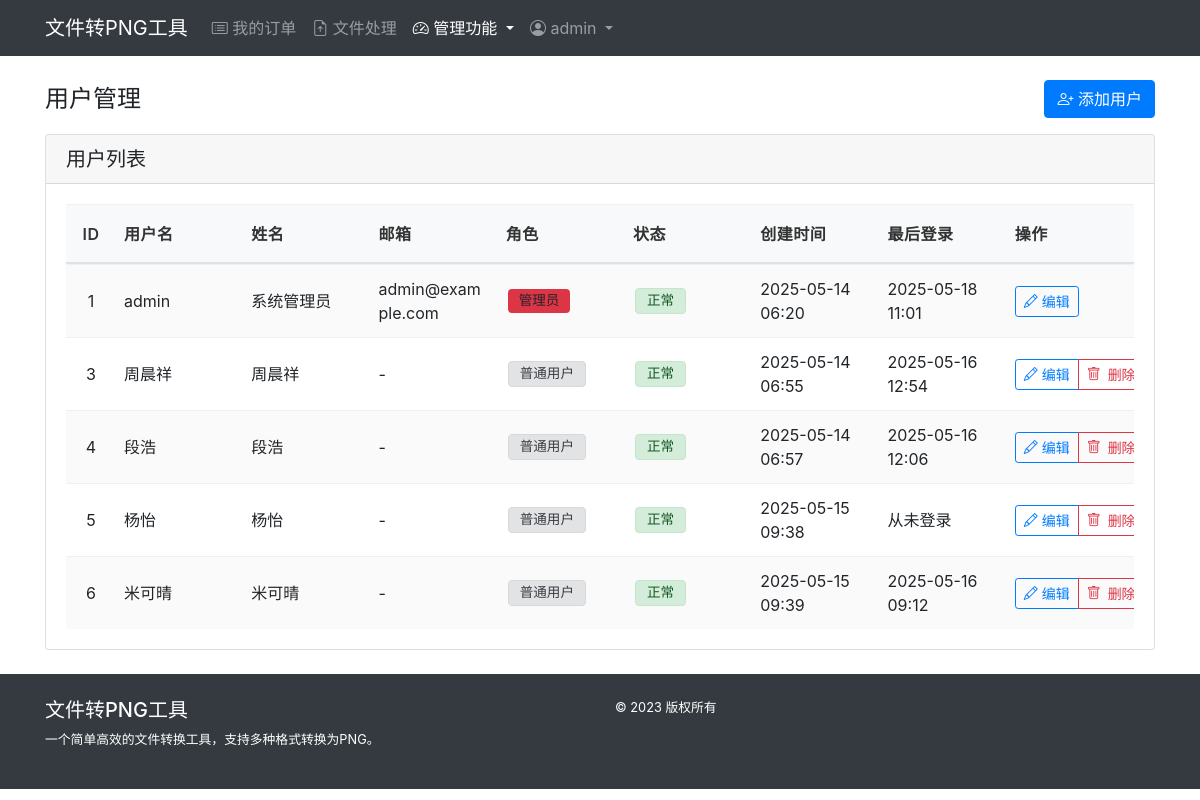
/admin/users (signed in), run on an earlier commit of the app's database.
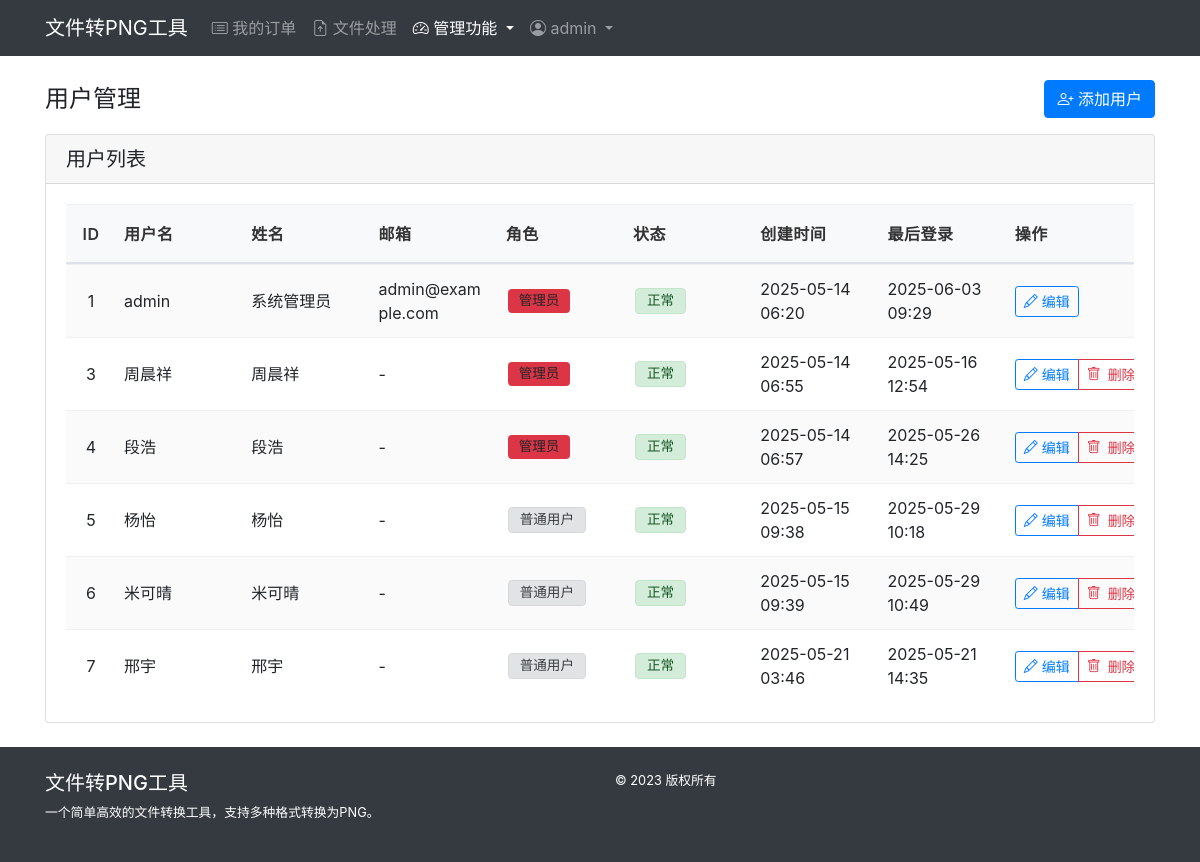
And on a later commit of the database.
### 2025-05-14-16.25/src/models/models.py (models this page shows, shortened)
class AdminUser(db.Model):
    __tablename__ = 'admin_user'  # 显式指定表名
    id = db.Column(db.Integer, primary_key=True)
    username = db.Column(db.String(50), unique=True, nullable=False)
    password_hash = db.Column(db.String(128), nullable=False)
    is_admin = db.Column(db.Boolean, default=False)  # 默认为普通用户
    email = db.Column(db.String(100), nullable=True)
    full_name = db.Column(db.String(100), nullable=True)
    created_at = db.Column(db.DateTime, default=datetime.datetime.utcnow)
    last_login = db.Column(db.DateTime, nullable=True)
    is_active = db.Column(db.Boolean, default=True)  # 账户是否激活

### 2025-05-14-16.25/src/api/admin_routes.py (the view)
@admin_bp.route('/users')
@admin_required
def users():
    return user_list()

### 2025-05-14-16.25/src/api/admin_routes.py (called while the page is built)
def admin_required(f):
    @wraps(f)
    def decorated_function(*args, **kwargs):
        if not AdminService.is_authenticated():
            flash('请先登录', 'error')
            return redirect(url_for('admin.login'))
        if not AdminService.is_admin():
            flash('权限不足', 'error')
            return redirect(url_for('main.index'))
        return f(*args, **kwargs)
    return decorated_function

@admin_bp.route('/users-list')
@admin_required
def user_list():
    users = AdminService.get_all_users()
    return render_template('admin/users.html', users=users)

### 2025-05-14-16.25/src/app.py (called while the page is built)
def register_template_globals(app):
    @app.context_processor
    def inject_globals():
        from src.services.admin_service import AdminService
        from src.services.order_service import OrderService
        def get_current_user():
            return AdminService.get_current_user()
        def get_active_order(user_id=None):
            if user_id is None and session.get('admin_id'):
                user_id = session.get('admin_id')
            if user_id:
                return OrderService.get_active_order(user_id)
            return None
        return {
            'get_current_user': get_current_user,
            'get_active_order': get_active_order
        }

### 2025-05-14-16.25/src/repositories/admin_repo.py (called while the page is built)
    @staticmethod
    def get_all_users():
        return AdminUser.query.all()

    @staticmethod
    def get_current_user():
        user_id = session.get('admin_id')
        if user_id:
            return AdminUser.query.get(user_id)
        return None

### 2025-05-14-16.25/src/repositories/order_repo.py (called while the page is built)
    @staticmethod
    def get_active_order(user_id=None):
        if user_id is None:
            user_id = session.get('admin_id')
        if user_id:
            return Order.query.filter_by(is_active=True, user_id=user_id).first()
        return None

### 2025-05-14-16.25/src/services/admin_service.py (called while the page is built)
    @staticmethod
    def get_current_user():
        return AdminRepository.get_current_user()

    @staticmethod
    def get_all_users():
        return AdminRepository.get_all_users()

    @staticmethod
    def is_authenticated():
        return 'admin_id' in session

    @staticmethod
    def is_admin():
        return session.get('is_admin', False)

### 2025-05-14-16.25/src/services/order_service.py (called while the page is built)
    @staticmethod
    def get_active_order(user_id=None):
        return OrderRepository.get_active_order(user_id)

### 2025-05-14-16.25/templates/admin/users.html (shortened to what this page needs)
{% extends "base.html" %}
{% block content %}
<div class="row">
    <div class="col-12 mb-3">
        <div class="d-flex justify-content-between align-items-center">
            <h4 class="mb-0">用户管理</h4>
            <a href="{{ url_for('admin.add_user') }}" class="btn btn-primary">
                <i class="bi bi-person-plus"></i> 添加用户
            </a>
        </div>
    </div>
    <div class="col-12">
        <div class="card">
            <div class="card-header">
                <h5 class="mb-0">用户列表</h5>
            </div>
            <div class="card-body">
                {% if users %}
                <div class="table-responsive">
                    <table class="table table-striped table-hover">
                        <thead>
                            <tr>
                                <th>ID</th>
                                <th>用户名</th>
                                <th>姓名</th>
                                <th>邮箱</th>
                                <th>角色</th>
                                <th>状态</th>
                                <th>创建时间</th>
                                <th>最后登录</th>
                                <th>操作</th>
                            </tr>
                        </thead>
                        <tbody>
                            {% for user in users %}
                            <tr>
                                <td>{{ user.id }}</td>
                                <td>{{ user.username }}</td>
                                <td>{{ user.full_name or '-' }}</td>
                                <td>{{ user.email or '-' }}</td>
                                <td>
                                    {% if user.is_admin %}
                                    <span class="badge bg-danger">管理员</span>
                                    {% else %}
                                    <span class="badge bg-secondary">普通用户</span>
                                    {% endif %}
                                </td>
                                <td>
                                    {% if user.is_active %}
                                    <span class="badge bg-success">正常</span>
                                    {% else %}
                                    <span class="badge bg-warning text-dark">禁用</span>
                                    {% endif %}
                                </td>
                                <td>{{ user.created_at.strftime('%Y-%m-%d %H:%M') if user.created_at else '-' }}</td>
                                <td>{{ user.last_login.strftime('%Y-%m-%d %H:%M') if user.last_login else '从未登录' }}</td>
                                <td>
                                    <div class="btn-group">
                                        <a href="{{ url_for('admin.edit_user', user_id=user.id) }}" class="btn btn-sm btn-outline-primary">
                                            <i class="bi bi-pencil"></i> 编辑
                                        </a>
                                        {% if user.id != session.get('admin_id') %}
                                        <button type="button" class="btn btn-sm btn-outline-danger delete-user-btn"
                                                data-user-id="{{ user.id }}" data-username="{{ user.username }}">
                                            <i class="bi bi-trash"></i> 删除
                                        </button>
                                        {% endif %}
                                    </div>
                                </td>
                            </tr>
                            {% endfor %}
                        </tbody>
                    </table>
                </div>
                {% else %}
                <div class="alert alert-info">
                    没有用户记录。
                </div>
                {% endif %}
            </div>
        </div>
    </div>
</div>
{% endblock %}

### 2025-05-14-16.25/templates/base.html (shortened to what this page needs)
<!DOCTYPE html>
<html lang="zh-CN">
<head>
    <link rel="stylesheet" href="https://cdn.jsdelivr.net/npm/bootstrap@4.6.0/dist/css/bootstrap.min.css">
    <link rel="stylesheet" href="https://cdn.jsdelivr.net/npm/bootstrap-icons@1.10.0/font/bootstrap-icons.css">
    <link rel="stylesheet" href="{{ url_for('static', filename='style.css') }}">
</head>
<body>
    <nav class="navbar navbar-expand-lg navbar-dark bg-dark">
        <div class="container">
            <a class="navbar-brand" href="{{ url_for('main.index') }}">文件转PNG工具</a>
            <div class="collapse navbar-collapse" id="navbarSupportedContent">
                <ul class="navbar-nav me-auto mb-2 mb-lg-0">
                    {% if session.get('admin_id') %}
                    <li class="nav-item">
                        <a class="nav-link {% if request.path == '/orders/' %}active{% endif %}" href="{{ url_for('orders.index') }}">
                            <i class="bi bi-card-list"></i> 我的订单
                        </a>
                    </li>
                    {% set current_user_id = session.get('admin_id') %}
                    {% set active_order = get_active_order(current_user_id) %}
                    <li class="nav-item">
                        {% if active_order %}
                        <a class="nav-link {% if request.path == '/' %}active{% endif %}" href="{{ url_for('main.index') }}">
                            <i class="bi bi-file-earmark-arrow-up"></i> 文件处理
                        </a>
                        {% else %}
                        <a class="nav-link disabled" href="#" tabindex="-1" aria-disabled="true">
                            <i class="bi bi-file-earmark-arrow-up"></i> 文件处理 <small>(请先激活订单)</small>
                        </a>
                        {% endif %}
                    </li>
                    {% if session.get('admin_id') and get_current_user() and get_current_user().is_admin %}
                    <li class="nav-item dropdown">
                        <a class="nav-link dropdown-toggle {% if request.path.startswith('/admin') %}active{% endif %}" href="#" id="adminDropdown" role="button" data-toggle="dropdown" aria-expanded="false">
                            <i class="bi bi-speedometer2"></i> 管理功能
                        </a>
                    </li>
                    {% endif %}
                    {% endif %}
                </ul>
                <ul class="navbar-nav">
                    {% if session.get('admin_id') %}
                    <li class="nav-item dropdown">
                        <a class="nav-link dropdown-toggle" href="#" id="userDropdown" role="button" data-toggle="dropdown" aria-expanded="false">
                            <i class="bi bi-person-circle"></i>
                            {{ session.get('admin_username', '用户') }}
                        </a>
                    </li>
                    {% else %}
                    <li class="nav-item">
                        <a class="nav-link" href="{{ url_for('admin.login') }}">
                            <i class="bi bi-box-arrow-in-right"></i> 登录
                        </a>
                    </li>
                    {% endif %}
                </ul>
            </div>
        </div>
    </nav>
    <div class="container my-4">
        {% block content %}{% endblock %}
    </div>
    <footer class="bg-dark text-white py-4 mt-4">
        <div class="container">
            <div class="row">
                <div class="col-md-6">
                    <h5>文件转PNG工具</h5>
                    <p class="small">一个简单高效的文件转换工具，支持多种格式转换为PNG。</p>
                </div>
                <div class="col-md-6 text-md-end">
                    <p class="small mb-0">&copy; 2023 版权所有</p>
                </div>
            </div>
        </div>
    </footer>
</body>
</html>

### 2025-05-14-16.25/static/style.css (style rules this page uses)
.bi-trash { margin-right: 3px; }
.table { table-layout: fixed; width: 100%; border-collapse: separate; border-spacing: 0; margin-bottom: 0; }
.table th, .table td { vertical-align: middle !important; word-wrap: break-word; overflow: hidden; padding: 0.75rem 0.5rem; line-height: 1.5; border-top: 1px solid #eef0f2; box-sizing: border-box; height: 60px; }
.table th { font-weight: 600; border-bottom: 2px solid #dee2e6; background-color: #f8f9fa; position: relative; height: 50px; }
.table .btn-group { white-space: nowrap; }
.table thead th { background-color: #f8f9fa; border-bottom: 2px solid #dee2e6; padding: 1rem 0.5rem; font-weight: 600; font-size: 1rem; color: #333; text-transform: uppercase; letter-spacing: 0.5px; }
.table-striped tbody tr:nth-of-type(odd) { background-color: rgba(0,0,0,0.02); }
.table tbody td { padding: 0.75rem 0.5rem; border-top: 1px solid #eef0f2; vertical-align: middle; }
.table th:first-child, .table td:first-child { width: 50px; min-width: 50px; max-width: 50px; text-align: center; padding-left: 10px; padding-right: 10px; }
.table .badge { font-weight: normal; padding: 0.4em 0.8em; font-size: 0.85rem; display: inline-block; margin: 2px; border-radius: 4px; }
.table .badge.bg-success { color: #155724; background-color: #d4edda !important; border: 1px solid #c3e6cb; }
.table .badge.bg-secondary { color: #383d41; background-color: #e2e3e5 !important; border: 1px solid #d6d8db; }
.table tr > td { vertical-align: middle !important; }
.table tr { height: 60px; min-height: 60px; }
.table tbody tr { transition: background-color 0.2s; }
.table-striped > tbody > tr:nth-of-type(odd) { --bs-table-accent-bg: rgba(0, 0, 0, 0.02); }

What changed in the data, as far as the page shows it:
changed AdminUser "admin": last_login "2025-05-18 11:01" → "2025-06-03 09:29"
changed AdminUser "周晨祥": is_admin "普通用户" → "管理员"
changed AdminUser "段浩": last_login "2025-05-16 12:06" → "2025-05-26 14:25"; is_admin "普通用户" → "管理员"
changed AdminUser "杨怡": last_login "从未登录" → "2025-05-29 10:18"
changed AdminUser "米可晴": last_login "2025-05-16 09:12" → "2025-05-29 10:49"
added AdminUser: id "7", username "邢宇", full_name "邢宇", email "-", is_admin "普通用户", is_active "正常", created_at "2025-05-21 03:46", last_login "2025-05-21 14:35"
